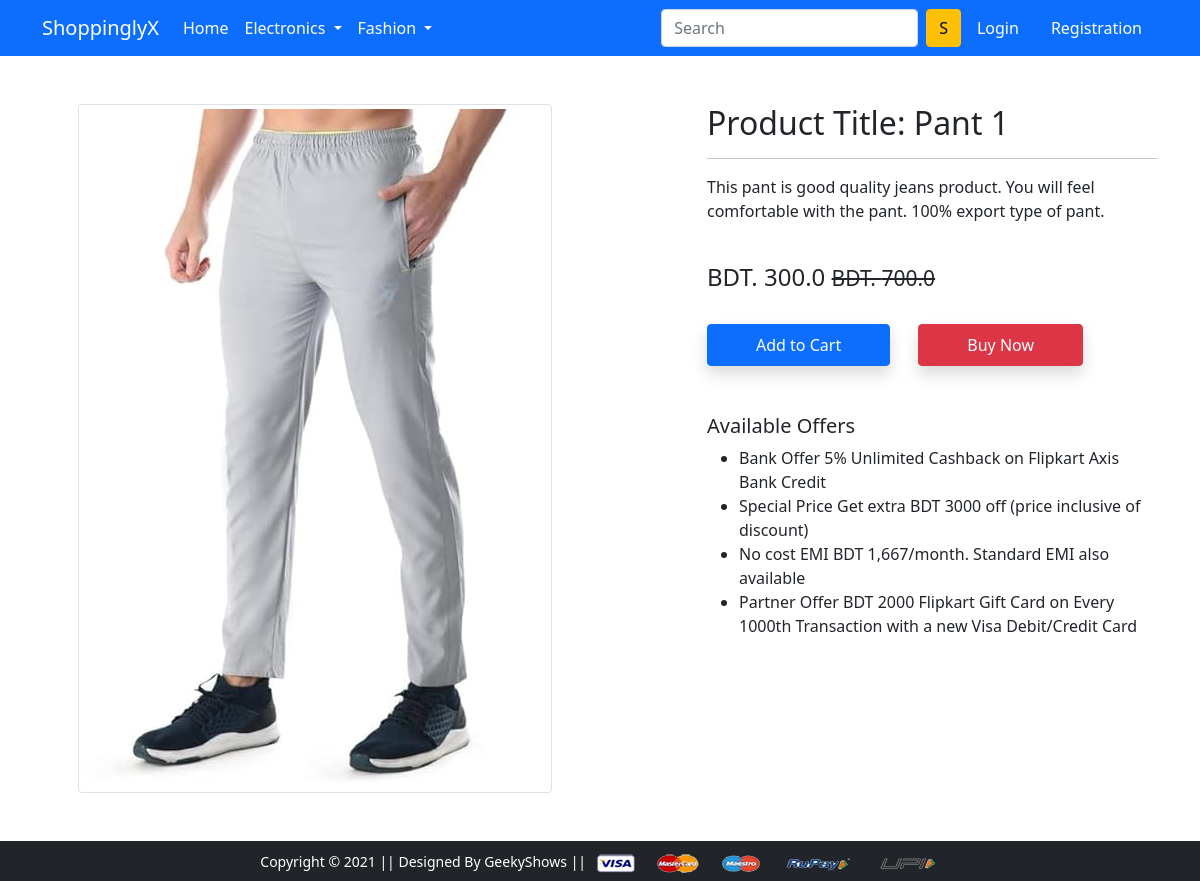
Screenshot of /product-detail/1 with the database file from the repository.
### app/models.py (models this page shows, shortened)
class Product(models.Model):
    title = models.CharField(max_length=100)
    selling_price = models.FloatField()
    discount_price =  models.FloatField()
    description = models.TextField()
    brand = models.CharField(max_length=50)
    category = models.CharField(choices=CATEGORY_CHOICES,max_length=2)
    product_img = models.ImageField(upload_to="productimg")

### app/views.py (the view)
# urls.py: path('product-detail/<int:pk>', views.ProductDetailView.as_view(), name='product-detail'),
class ProductDetailView(View):
 def get(self,request,pk):
  product = Product.objects.get(pk=pk)
  return render(request,"app/productdetail.html",{"product":product})

### app/templates/app/productdetail.html (shortened to what this page needs)
{% extends 'app/base.html' %}
{% load static %}
{% block main-content %}
<div class="container my-5">
 <div class="row">
  <div class="col-sm-6 text-center align-self-center">
   <img src="{{product.product_img.url}}" alt="" class="img-fluid img-thumbnail">
  </div>
  <div class="col-sm-5 offset-sm-1">
   <h2>Product Title: {{product.title}}</h2>
   <hr>
   <p>{{product.description}}</p> <br>
   <h4>BDT. {{product.discount_price}} <small class="fw-light text-decoration-line-through">BDT. {{product.selling_price}}</small></h4> <br>
   <a href="{% url 'add-to-cart' %}" class="btn btn-primary shadow px-5 py-2">Add to Cart</a>
   <a href="{% url 'buy-now' %}" class="btn btn-danger shadow px-5 py-2 ms-4">Buy Now</a>
   <h5 class="mt-5">Available Offers</h5>
   <ul>
    <li>Bank Offer 5% Unlimited Cashback on Flipkart Axis Bank Credit</li>
    <li>Special Price Get extra BDT 3000 off (price inclusive of discount)</li>
    <li>No cost EMI BDT 1,667/month. Standard EMI also available</li>
    <li>Partner Offer BDT 2000 Flipkart Gift Card on Every 1000th Transaction with a new Visa Debit/Credit Card</li>
   </ul>
  </div>
 </div>
</div>
{% endblock main-content %}

### rows the page displays
Product: product_img (picture), title "Pant 1", description "This pant is good quality jeans product. You will feel comfortable with the pant. 100% export type of pant.", discount_price "300.0", selling_price "700.0"
